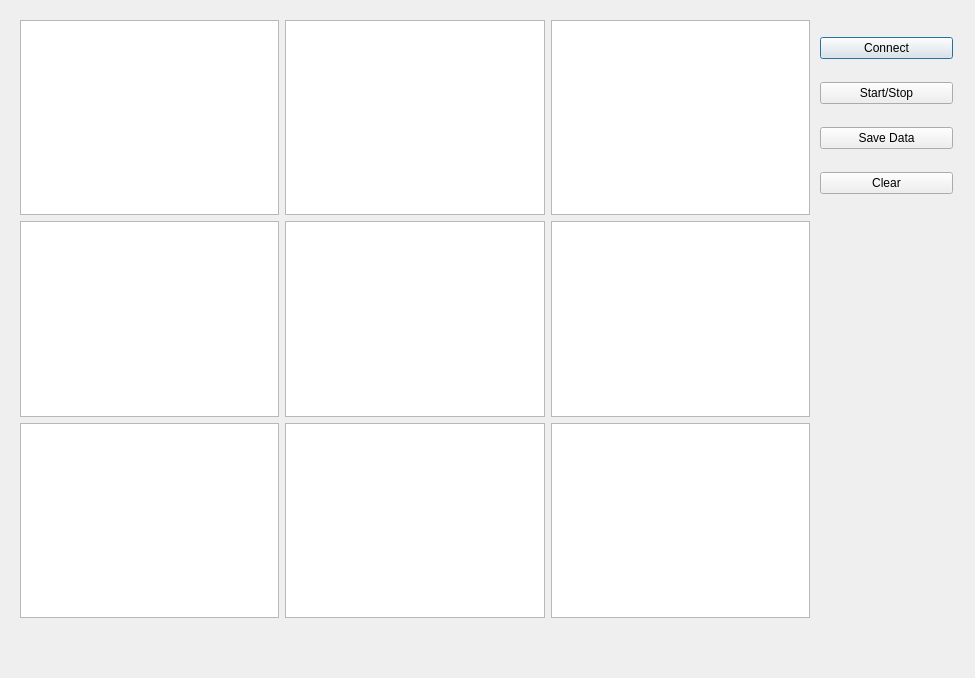
<?xml version="1.0" encoding="UTF-8"?>
<ui version="4.0">
 <class>c</class>
 <widget class="QDialog" name="c">
  <property name="geometry">
   <rect>
    <x>0</x>
    <y>0</y>
    <width>975</width>
    <height>678</height>
   </rect>
  </property>
  <property name="windowTitle">
   <string>WheelSense Data Collection</string>
  </property>
  <widget class="QWidget" name="">
   <property name="geometry">
    <rect>
     <x>20</x>
     <y>20</y>
     <width>790</width>
     <height>598</height>
    </rect>
   </property>
   <layout class="QGridLayout" name="gridLayout">
    <item row="0" column="2">
     <widget class="pyqtgraph" name="zAccPlot"/>
    </item>
    <item row="1" column="0">
     <widget class="pyqtgraph" name="xGyrPlot"/>
    </item>
    <item row="1" column="2">
     <widget class="pyqtgraph" name="zGyrPlot"/>
    </item>
    <item row="0" column="1">
     <widget class="pyqtgraph" name="yAccPlot"/>
    </item>
    <item row="1" column="1">
     <widget class="pyqtgraph" name="yGyrPlot"/>
    </item>
    <item row="2" column="0">
     <widget class="pyqtgraph" name="orientationPlot"/>
    </item>
    <item row="2" column="1">
     <widget class="pyqtgraph" name="ultrasonicPlot"/>
    </item>
    <item row="2" column="2">
     <widget class="pyqtgraph" name="cameraPlot"/>
    </item>
    <item row="0" column="0">
     <widget class="pyqtgraph" name="xAccPlot"/>
    </item>
   </layout>
  </widget>
  <widget class="QWidget" name="">
   <property name="geometry">
    <rect>
     <x>820</x>
     <y>20</y>
     <width>133</width>
     <height>192</height>
    </rect>
   </property>
   <layout class="QVBoxLayout" name="verticalLayout">
    <item>
     <widget class="QPushButton" name="connectBtn">
      <property name="text">
       <string>Connect</string>
      </property>
     </widget>
    </item>
    <item>
     <widget class="QPushButton" name="startBtn">
      <property name="text">
       <string>Start/Stop</string>
      </property>
     </widget>
    </item>
    <item>
     <widget class="QPushButton" name="saveBtn">
      <property name="text">
       <string>Save Data</string>
      </property>
     </widget>
    </item>
    <item>
     <widget class="QPushButton" name="resetBtn">
      <property name="text">
       <string>Clear</string>
      </property>
     </widget>
    </item>
   </layout>
  </widget>
 </widget>
 <customwidgets>
  <customwidget>
   <class>pyqtgraph</class>
   <extends>QGraphicsView</extends>
   <header>pyqtgraph.h</header>
  </customwidget>
 </customwidgets>
 <resources/>
 <connections/>
</ui>
